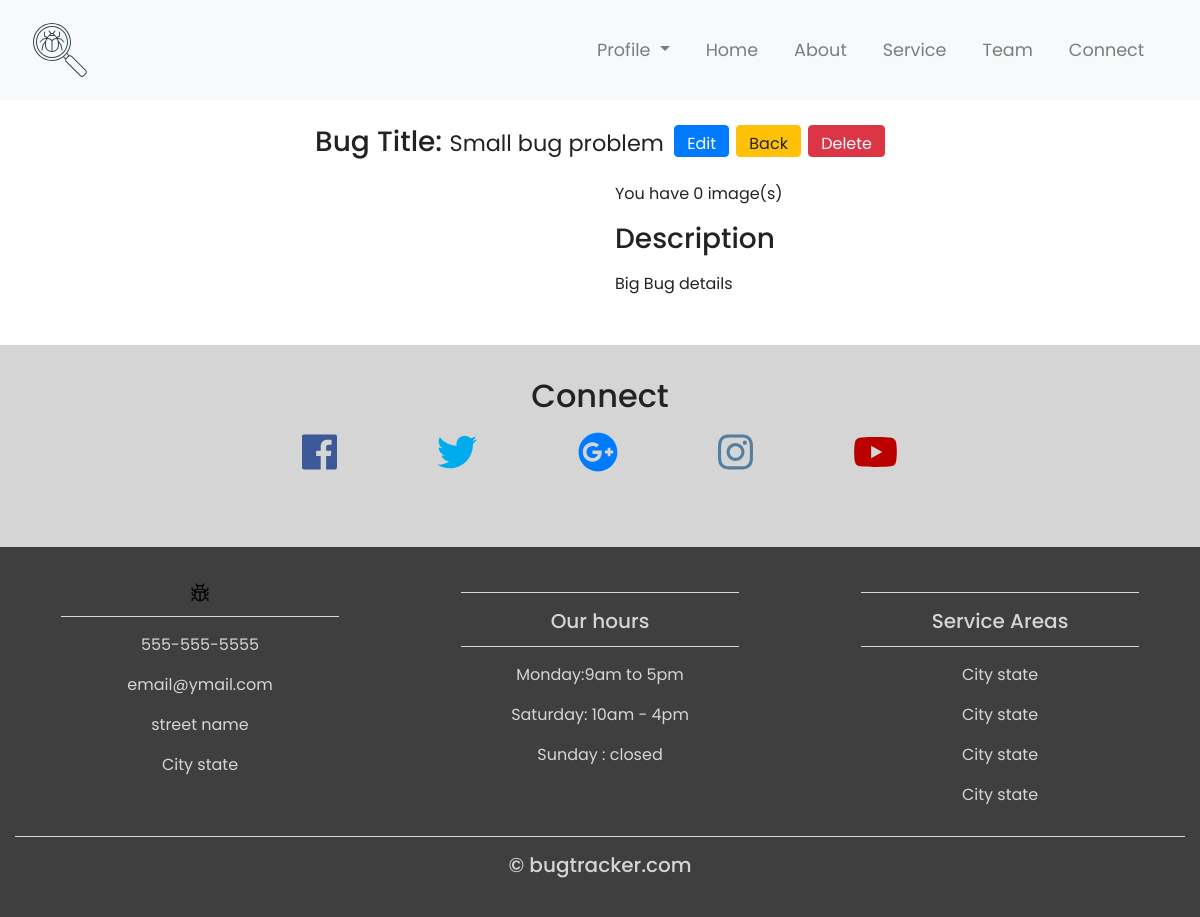
The page /bug/34/detail (signed in) on the database as committed earlier.
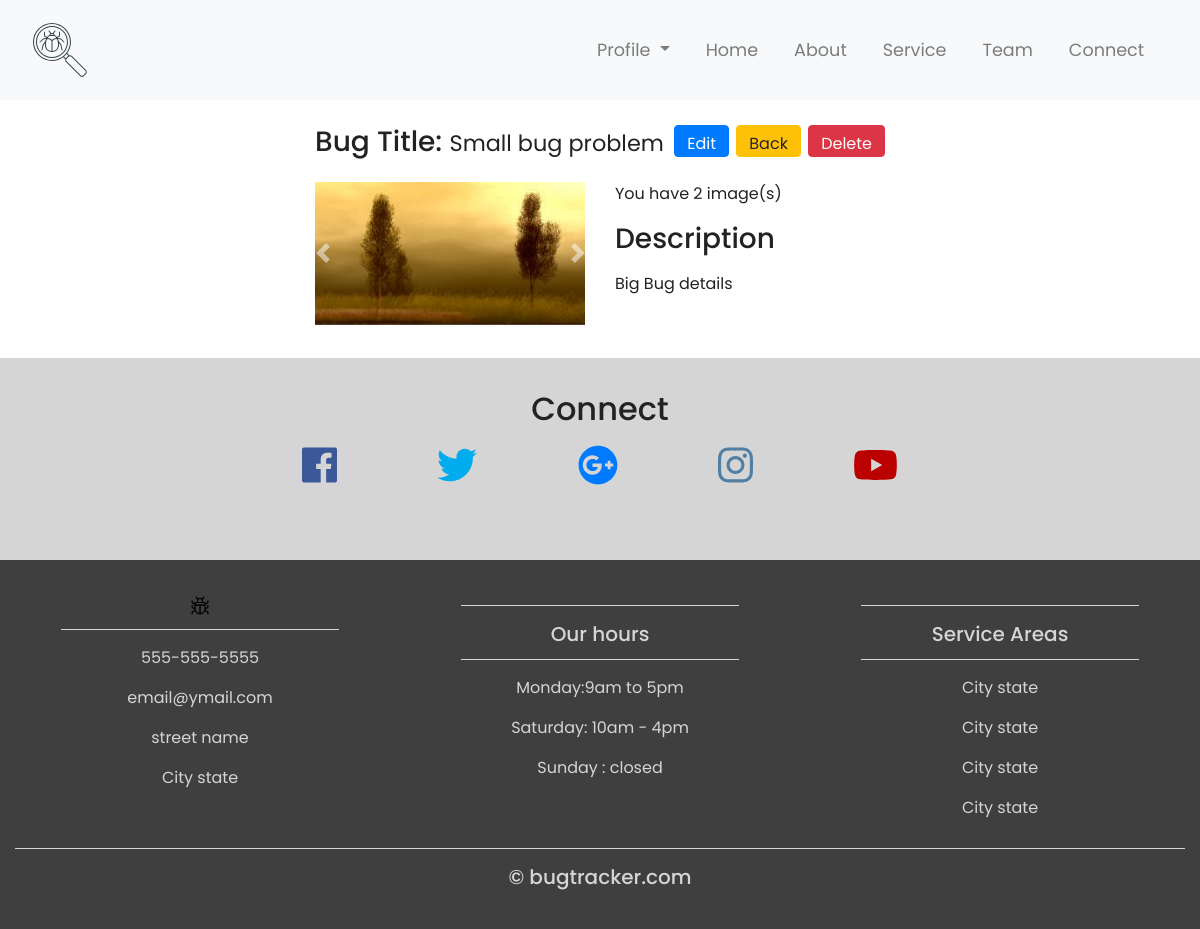
The same page on the database as committed later.
### bug/models.py (models this page shows, shortened)
class Bug(models.Model):
    bug_title = models.CharField(max_length=200)
    bug_description = models.TextField(max_length=1000)
    bug_status = models.CharField(max_length=50, default="Pending")
    pub_date = models.DateTimeField('date published', auto_now_add=True)
    reported_by = models.ForeignKey(get_user_model(),related_name="bugs", on_delete=models.CASCADE,null=True)

class Image(models.Model):
        bug= models.ForeignKey(Bug, default=None, related_name="has_image", on_delete = models.CASCADE)
        image = models.ImageField(upload_to=get_image_filename,
                              verbose_name='Image')

### bug/views/detail.py (the view)
# urls.py: path('<int:pk>/detail', views.DetailBug.as_view(), name='bug-detail'),
class DetailBug(LoginRequiredMixin,generic.DetailView):
    model = Bug
    template_name = 'bug/bug_details.html'

### bug/templates/bug/bug_details.html (shortened to what this page needs)
{% extends "base.html" %}
{% load static %}
{% block content %}
<div class="col-sm-3">
</div>
<div class="container-fluid col-sm-6 padding">
  <h3 class="my-4">Bug Title:
    <small>{{ bug.bug_title}}</small>
    <div class="float-right">
          <a href="{% url 'bug:bug-update' pk=bug.id %}" class="btn btn-primary ">Edit</a>
          <a href="{% url 'bug:index'%}" class="btn btn-warning">Back</a>
          <a href="{% url 'bug:bug-delete' pk=bug.id %}" class="btn btn-danger">Delete</a>
  </h3>
  <div class="row">
    <div id="carouselExampleControls" class="carousel slide col-md-6" interval=False>
      <div class="carousel-inner">
        {% for image in bug.has_image.all %}
        {% if forloop.first %}
        <div class="carousel-item active">
        {% else %}
        <div class="carousel-item">
        {% endif %}
          <img id="foto" class="d-block w-100" src={{image.image.url}} alt="First slide">
        </div>
        {% endfor %}
      </div>
      <a class="carousel-control-prev" href="#carouselExampleControls" role="button" data-slide="prev">
        <span class="carousel-control-prev-icon" aria-hidden="true"></span>
      </a>
      <a class="carousel-control-next" href="#carouselExampleControls" role="button" data-slide="next">
        <span class="carousel-control-next-icon" aria-hidden="true"></span>
      </a>
    </div>
    <div class="col-md-6">
      <div>
        <p>You have {{bug.has_image.count}} image(s)</p>
        <h3 class="my-3">Description </h3>
        <p>{{bug.bug_description}}</p>
      </div>
      </div>
    </div>
  </div>
<div class="col-sm-3">
</div>
{% endblock content%}

Rows that differ between the two databases and show on the page:
changed Bug "Small bug problem": has_image.count "0" → "2"
added Image: image (picture)
